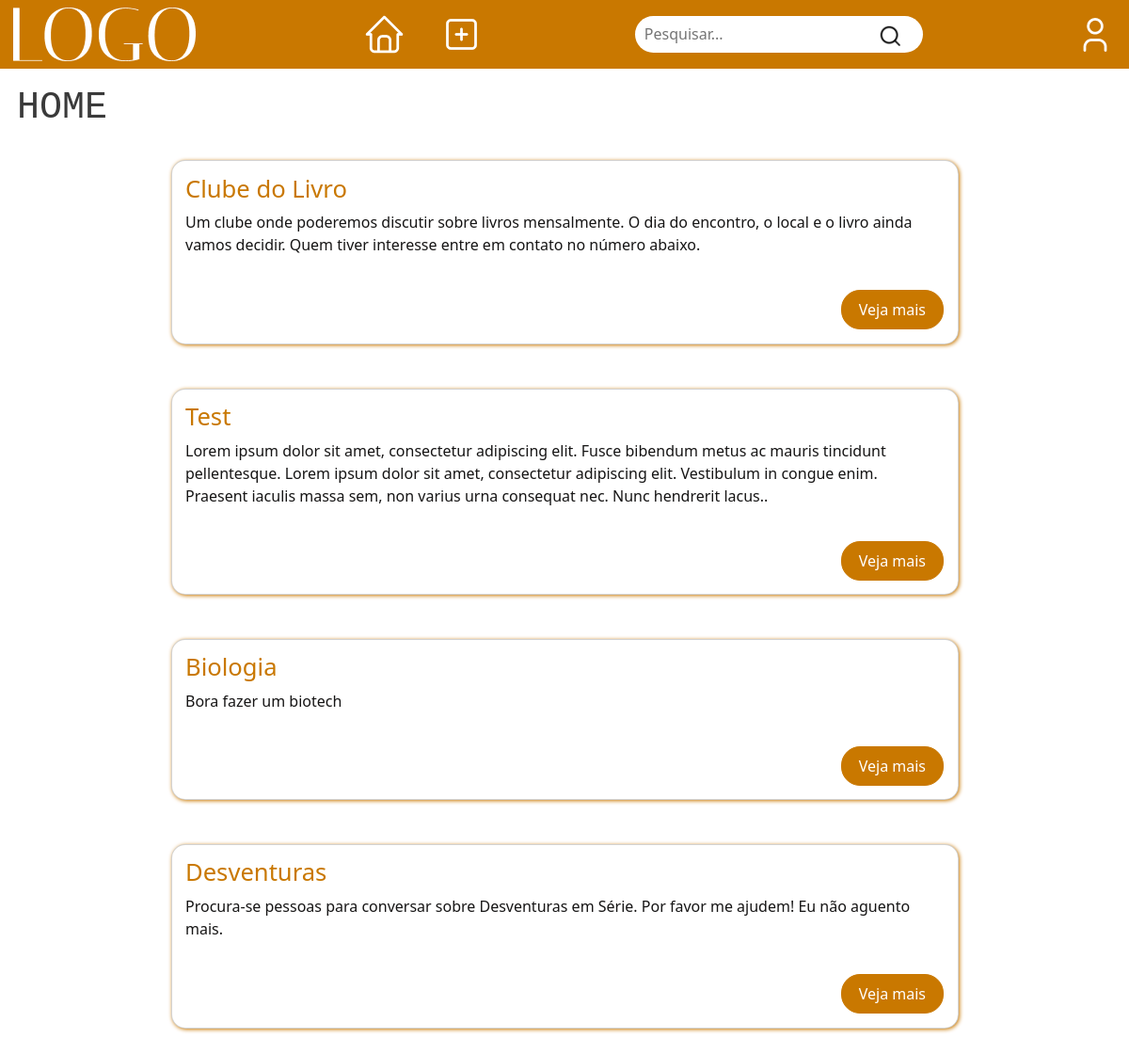
Page /sharin/ (signed in) on the earlier database version.
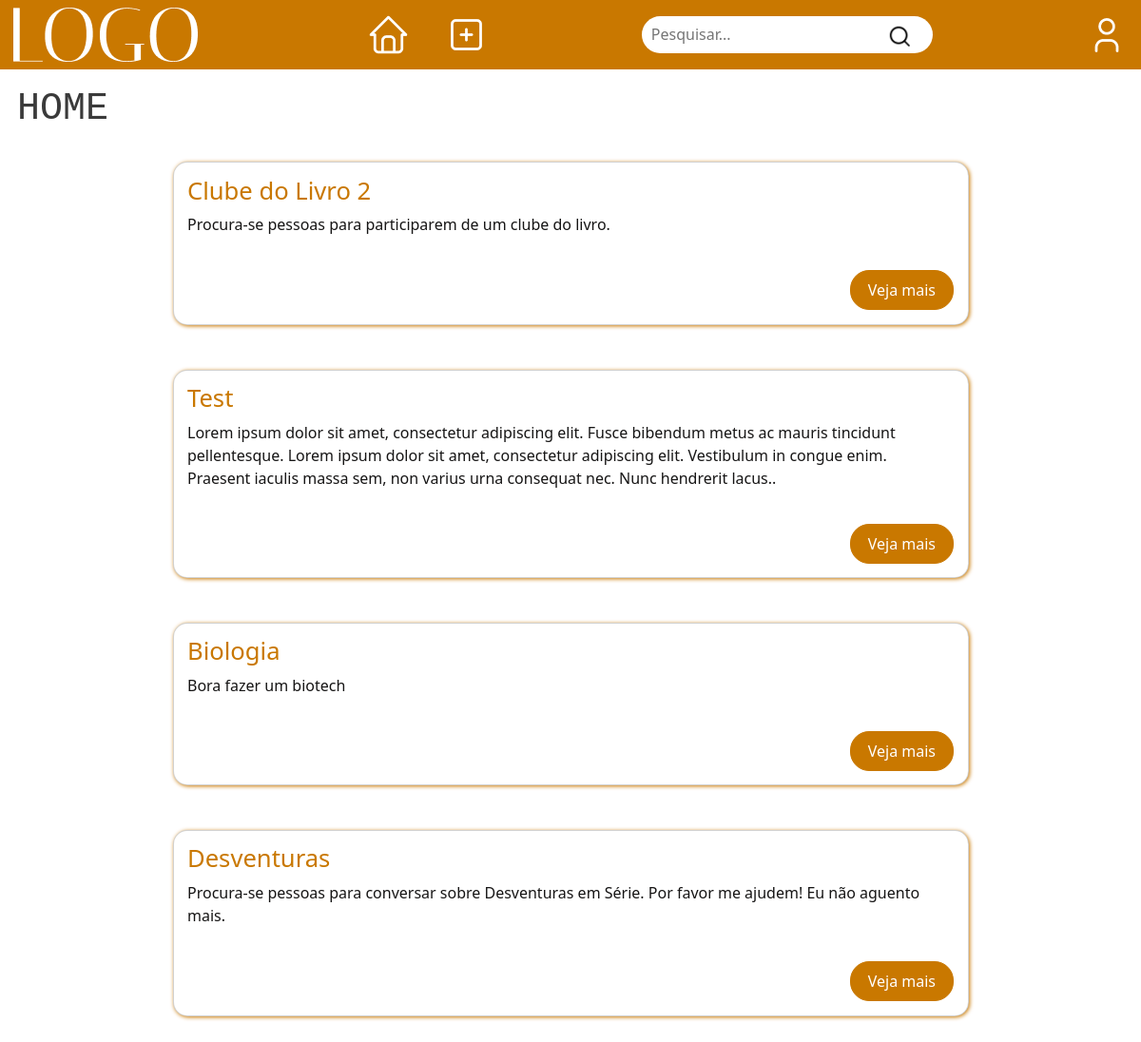
Same page on the later database version.
### sharin/models.py (models this page shows)
class Publicacao(models.Model):
    criador = models.IntegerField(blank=False, default=1)
    titulo = models.CharField(max_length=32)
    descricao= models.TextField()
    telefone = models.CharField(max_length=16, blank=True, null=True)
    tags = models.TextField()
    data = models.DateField()

### sharin/views.py (the view)
# urls.py: path("", views.index, name="index"),
def index(request):
    if not request.user.is_authenticated:
        return HttpResponseRedirect(reverse("sharin:login_view"))
    publicacoes = Publicacao.objects.all()
    publicacoes = Reverse(publicacoes)
    return render(request, "sharin/index.html", {
        'publicacao_list': publicacoes,
    })

### sharin/views.py (called while the page is built)
def Reverse(lst):
    new_lst = lst[::-1]
    return new_lst

### sharin/templates/sharin/index.html
{% extends "sharin/layout.html" %}
{% block body %}
    <div class="corpo">
        <div class="info">
            <h1>HOME</h1>
        </div>
        {% for publicacao in publicacao_list %}
            <div class="container">
                <div class="card">
                    <h1>{{publicacao.titulo}}</h1>
                    <div class="content">
                        {% if publicacao.descricao|length > 275  %}
                            <p>{{publicacao.descricao|slice:":275"}}..</p>
                        {%else%}
                            <p>{{publicacao.descricao}}</p>
                        {% endif %}
                        <div id="card-button">
                            <a href="{% url 'sharin:publicacao-view' publicacao.id %}">Veja mais</a>
                        </div>
                    </div>
                </div>
            </div>
        {% empty %}
            <h1>Sem publicações no momento.</h1>
        {% endfor %}
    </div>
{% endblock %}

### sharin/templates/sharin/layout.html (shortened to what this page needs)
{% load static %}
<!DOCTYPE html>
<html lang="pt-BR">
    <head>
        <link href="{% static 'sharin/styles.css' %}" rel="stylesheet">
        <link href="https://cdn.jsdelivr.net/npm/bootstrap@5.2.0/dist/css/bootstrap.min.css" rel="stylesheet">
    </head>
    <body>
        <header class="navbar">
            <a id="logo" class="nav__ponta" href="{% url 'sharin:index' %}">
                <img src="{% static 'sharin/media/LOGO.png' %}">
            </a>
            <nav class="nav__links">
                    <li><a href="{% url 'sharin:index' %}">
                        <img class="nav__link" src="{% static 'sharin/media/Casinha.png' %}">
                    </li></a>
                    <li><a href="{% url 'sharin:cadastro' %}">
                        <img class="nav__link" src="{% static 'sharin/media/Mais.png' %}">
                    </li></a>
            </nav>
            <div class="search-bar">
                <form action="{% url 'sharin:pesquisa-publicacao' %}" method="POST">
                    <input type="text" placeholder="Pesquisar..." name="pesquisado">
                    <button type="submit"><img src="{% static 'sharin/media/search.png' %}"></button>
                </form>
            </div>
            <a class="nav__ponta" href="{% url 'sharin:perfil' %}">
                <img src="{% static 'sharin/media/Profile.png' %}">
            </a>
        </header>
        {% block body %}
        {% endblock %}
    </body>
</html>

### sharin/static/sharin/styles.css (style rules this page uses)
* { box-sizing: border-box; margin: 0; padding: 0; }
.botao, #cadastro-enviar, .logout input, .perfil-info a, #edit-back, #submit, .post-op a, .container .card .content a { color: white; background-color: rgb(201, 120, 0); border: 1px solid rgb(201, 120, 0); border-radius: 20px; text-decoration: none; transition: all 0.3s ease 0s; }
.navbar { display: flex; justify-content: space-between; align-items: center; background-color: rgb(201, 120, 0); }
.nav__ponta { cursor: pointer; padding: 0px 1.16%; }
.nav__links li { margin: 0px 15px; display: inline-block; list-style: none; }
.navbar a img { transition: all 0.3s ease 0s; }
.search-bar { display: flex; background: white; align-items: center; border-radius: 60px; padding: 0.6% 0.8%; }
.search-bar input { flex: 1; border: 0; outline: 0; color: rgb(56, 56, 56); }
.search-bar button img { width: 45%; height: 45%; filter: invert(100%); }
.search-bar button { border: 0; background: transparent; cursor: pointer; transition: all 0.3s ease 0s; }
.container { width: 100%; align-items: center; padding: 2% 0px; display: flex; justify-content: center; }
.container .card { width: 75%; padding: 1.3%; background-color: white; border-radius: 15px; overflow: hidden; text-align: left; box-shadow: 1px 1px 4px rgb(201, 120, 0); transition: all 0.5s ease 0s; }
.container .card h1 { color: rgb(201, 120, 0); font-size: 1.6rem; transition: all 0.5s ease 0s; }
.container .card .content p { color: rgb(22, 21, 21); transition: all 0.5s ease 0s; }
.container .card .content a { display: inline-block; padding: 8px 18px; margin-top: 20px; }
.info { font-family: "Courier New", Courier, monospace; color: rgb(58, 58, 58); text-align: left; }
.corpo { padding: 1.5%; text-align: center; }
#card-button { width: 100%; text-align: end; }

Differences in the rows shown:
removed Publicacao: titulo "Clube do Livro", descricao "Um clube onde poderemos discutir sobre livros mensalmente. O dia do encontro, o local e o livro ainda vamos decidir. Quem tiver interesse entre em contato no número abaixo."
added Publicacao: titulo "Clube do Livro 2", descricao "Procura-se pessoas para participarem de um clube do livro."
